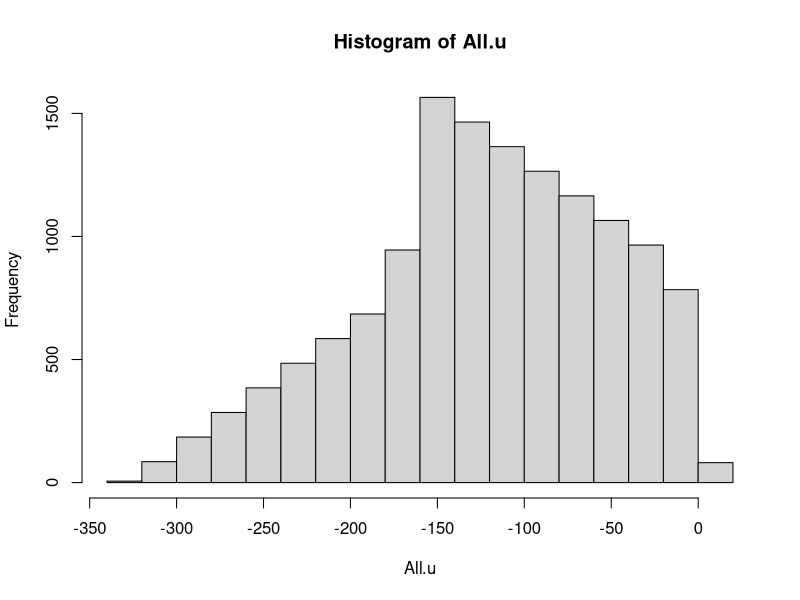
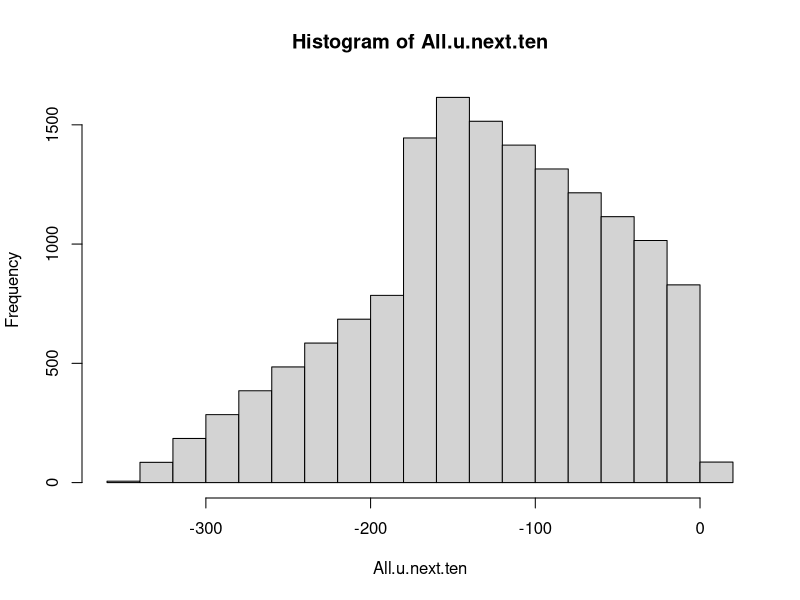

Recreate these plots in R, in order.
## ---- chunk 1
data = c(rep(0,137),1,rep(0,24),1,0)
## ---- chunk 2
#First we iterate from position 1 through T-1
Calc.U <- function(data){
  n = length(data)
  U.t = rep(0,n-1)
  for(i in 1:(n-1)){
    U.t[i] = n*sum(data[1:i]) - i*sum(data)
  }
  which(U.t==min(U.t))

  return(min(U.t))
}
U.t.data = Calc.U(data)
## ---- chunk 3
All.u = c()
for(i in 1:163){
  for(j in (i+1):164){
    new.data = rep(0,164)
    new.data[i] = 1
    new.data[j] = 1
    All.u = c(All.u,Calc.U(new.data))
  }
}
## ---- chunk 4
U.t.data
hist(All.u)
p = length(which(All.u < U.t.data))/length(All.u)
print(p)
## ---- chunk 5
next.ten = c(rep(0,137),1,rep(0,24),1,0)


U.t.next.ten = Calc.U(data)

All.u.next.ten = c()
for(i in 1:173){
  for(j in (i+1):174){
    new.data = rep(0,174)
    new.data[i] = 1
    new.data[j] = 1
    All.u.next.ten = c(All.u.next.ten,Calc.U(new.data))
  }
}


U.t.next.ten
hist(All.u.next.ten)
p = length(which(All.u.next.ten < U.t.next.ten))/length(All.u.next.ten)
print(p)
